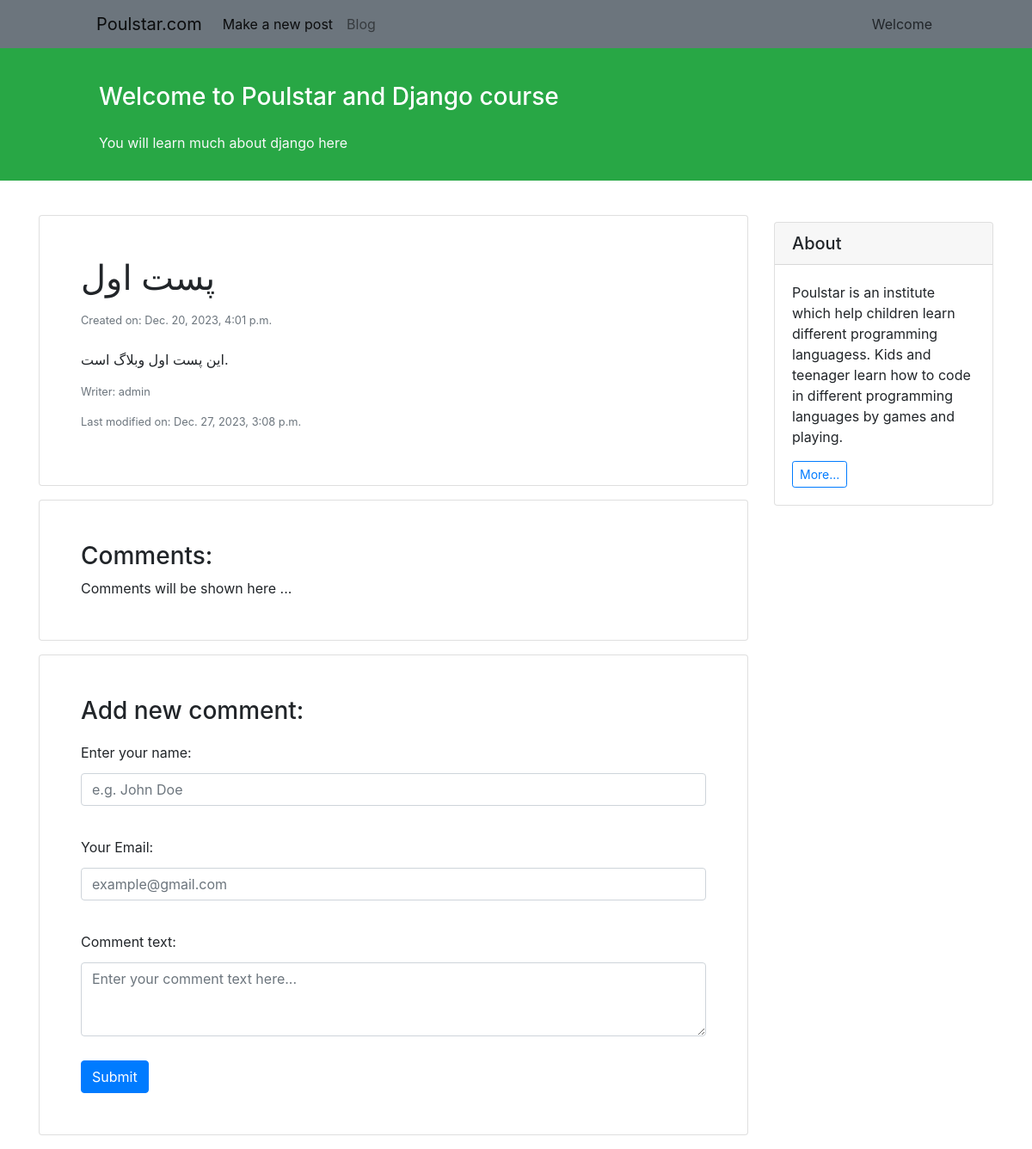
The page /blog/detail/1/ on the database its author committed.
### blog/models.py (models this page shows)
class BlogPost(models.Model):
    STATUS = (
        ('p', 'published'),
        ('d', 'draft'),
    )
    author = models.ForeignKey(to='auth.User', on_delete=models.CASCADE)
    title = models.CharField(max_length=100)
    time_created = models.DateTimeField(auto_now_add=True)
    time_modified = models.DateTimeField(auto_now=True)
    text = models.TextField()
    status = models.CharField(max_length=1, choices=STATUS)

### blog/views.py (the view)
# urls.py: path('detail/<int:pk>/', views.show_detail, name='detail'),
def show_detail(request, pk):
    context = {'post': BlogPost.objects.get(pk=pk)}
    return render(request, 'post_detail.html', context)

### blog/templates/post_detail.html (shortened to what this page needs)
{% extends "base.html" %}
{% block content %}
<div class="card shadow my-3 p-5">
    <h1>{{ post.title }}</h1>
    <p class="small text-muted mt-2">Created on: {{ post.time_created}} </p>
    <p class="mt-2" style="text-align: justify">
        {{ post.text }}
    </p>
    <p class="small text-muted">Writer: {{ post.author }}</p>
    <p class="small text-muted mt">Last modified on: {{ post.time_modified }} </p>
</div>
<div class="card shadow my-3 p-5">
    <h3>Comments:</h3>
        Comments will be shown here ...
</div>
<div class="card shadow my-3 p-5">
    <h3>Add new comment:</h3>
    <form method="POST">
        <div class="form-group py-2">
            <label class="py-1" for="author_name">Enter your name:</label>
            <input type="text" class="form-control" placeholder="e.g. John Doe" name="author_name">
        </div>
        <div class="form-group py-2">
            <label class="py-1" for="email">Your Email:</label>
            <input type="email" class="form-control" placeholder="example@gmail.com" name="email">
        </div>
        <div class="form-group py-2">
            <label class="py-1" for="comment_text">Comment text:</label>
            <textarea class="form-control" name="text" rows="3" placeholder="Enter your comment text here..."></textarea>
        </div>
        <button type="submit" class="btn btn-primary mt-1">Submit</button>
    </form>
</div>
{% endblock content %}

### rows shown on the page
BlogPost: title "پست اول", time_created "Dec. 20, 2023, 4:01 p.m.", text "این پست اول وبلاگ است.", author "admin", time_modified "Dec. 27, 2023, 3:08 p.m."
